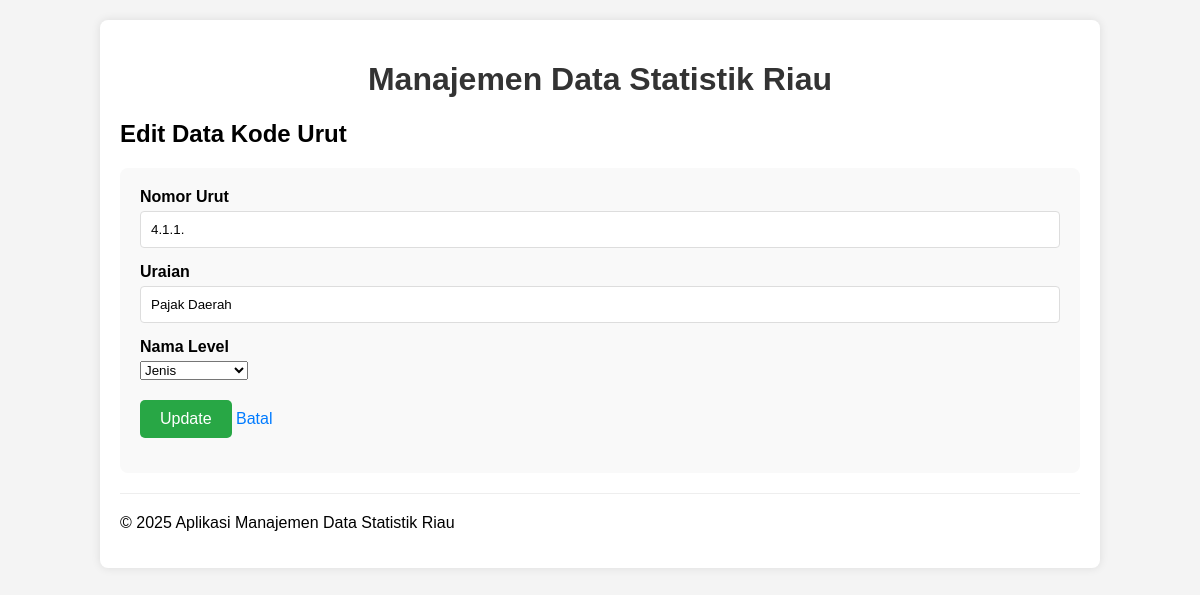
Page /apbd-kode-urut/update.php?id=3 on the earlier database version.
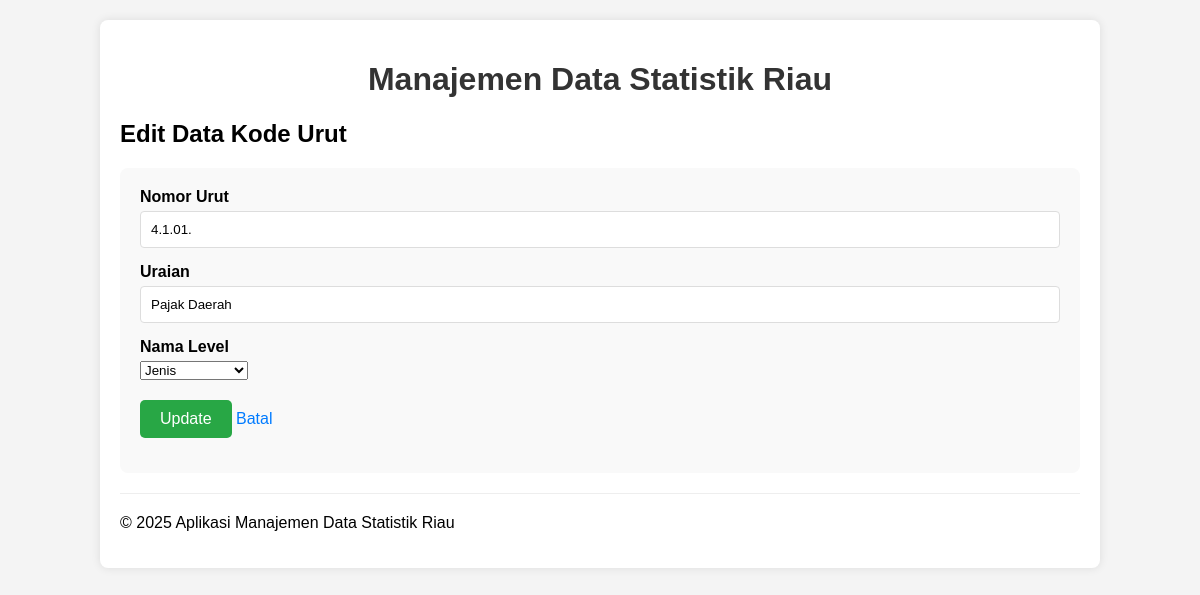
Same page on the later database version.
### tables this page shows
CREATE TABLE `kode_urut` (
  `id` int(11) NOT NULL,
  `no_urut` varchar(11) DEFAULT NULL,
  `uraian` varchar(255) DEFAULT NULL,
  `id_kode_level` int(11) DEFAULT NULL
);

CREATE TABLE `kode_level` (
  `id` int(11) NOT NULL,
  `nama_level` varchar(255) DEFAULT NULL,
  `akronim` varchar(255) DEFAULT NULL
);

### apbd-kode-urut/update.php (the view, shortened to what this page needs)
<?php
include '../config/database.php';
$id = $nourut = $uraian = $idkodelevel = "";
$general_error_message = "";
if (isset($_GET["id"]) && !empty(trim($_GET["id"]))) {
    $id = trim($_GET["id"]);
} elseif (isset($_POST["id"]) && !empty(trim($_POST["id"]))) {
    $id = trim($_POST["id"]);
} else {
    header("location: ../index.php?error=no_id_found");
    exit();
}
$levels = [];
$sql_levels_reget = "SELECT id, nama_level FROM kode_level ORDER BY nama_level ASC";
$result_levels_reget = $conn->query($sql_levels_reget);
if ($result_levels_reget) {
    while ($row = $result_levels_reget->fetch_assoc()) {
        $levels[] = $row;
    }
}
if ($_SERVER["REQUEST_METHOD"] == "GET" || (!empty($general_error_message) && !empty($id))) {
    $sql_fetch = "SELECT ku.id, ku.no_urut, ku.uraian, ku.id_kode_level
            FROM kode_urut ku
            WHERE ku.id = ?";
    if ($stmt_fetch = $conn->prepare($sql_fetch)) {
        $stmt_fetch->bind_param("i", $param_id_fetch_reget);
        if ($stmt_fetch->execute()) {
            $result_fetch = $stmt_fetch->get_result();
            if ($result_fetch->num_rows == 1) {
                $row_fetch = $result_fetch->fetch_assoc();
                if ($_SERVER["REQUEST_METHOD"] == "GET" || (!empty($general_error_message) && empty($nourut))) {
                    $nourut = $row_fetch["no_urut"];
                    $uraian = $row_fetch["uraian"];
                    $idkodelevel = $row_fetch["id_kode_level"];
                }
            } else {
                header("location: ../index.php?error=data_not_found_on_reget");
                exit();
            }
        } else {
            error_log("Error executing fetch query on reget: " . $stmt_fetch->error);
            $general_error_message = "Error: Masalah saat mengambil data asli untuk form: " . $stmt_fetch->error;
        }
    } else {
        error_log("Error preparing fetch query on reget: " . $conn->error);
        $general_error_message = "Error: Masalah saat menyiapkan query data asli: " . $conn->error;
    }
}
include '../templates/header.php';
?>
<h2>Edit Data Kode Urut</h2>
<form action="<?php echo htmlspecialchars($_SERVER["PHP_SELF"]); ?>" method="post">
    <div>
        <label>Nomor Urut</label>
        <input type="text" name="nourut" value="<?php echo htmlspecialchars($nourut); ?>">
    </div>
    <div>
        <label>Uraian</label>
        <input type="text" name="uraian" value="<?php echo htmlspecialchars($uraian); ?>">
    </div>
    <div>
        <label>Nama Level</label>
        <select name="id_kode_level">
            <?php foreach ($levels as $level): ?>
                <option value="<?php echo htmlspecialchars($level['id']); ?>"
                    <?php echo ($idkodelevel == $level['id']) ? 'selected' : ''; ?>>
                    <?php echo htmlspecialchars($level['nama_level']); ?>
                </option>
            <?php endforeach; ?>
        </select>
    </div>
    <div>
        <button type="submit">Update</button>
        <a href="read.php" class="back-link">Batal</a>
    </div>
</form>
<?php
include '../templates/footer.php';
?>

Differences in the rows shown:
changed kode_urut "Pajak Daerah": nourut "4.1.1." → "4.1.01."
